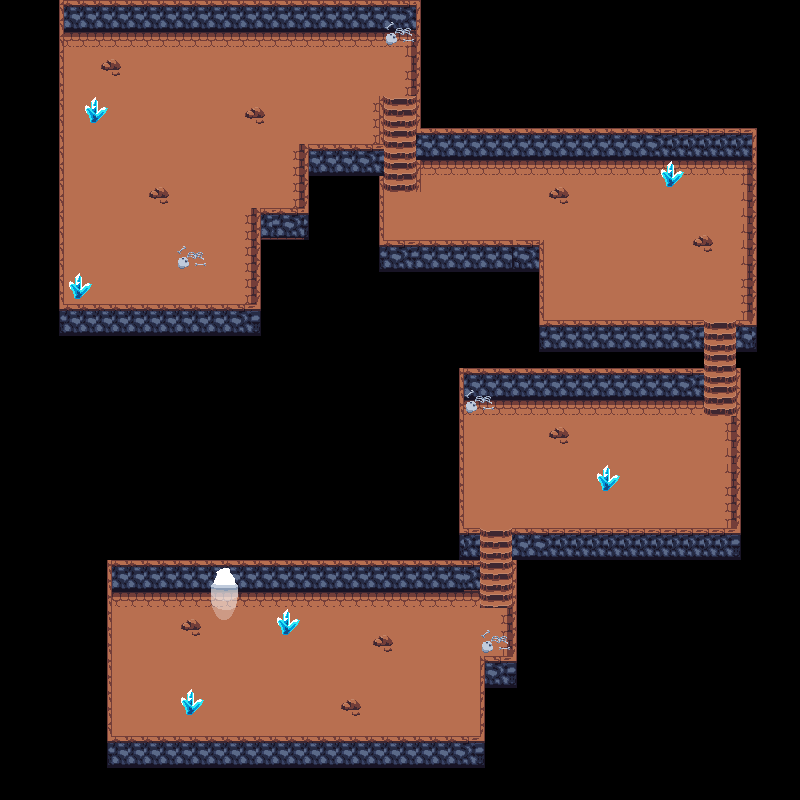

This is a level from a 2D game, rendered from its Tiled map with the project's own tilesets. A one-line summary and the map file follow, with tile-layer data summarised:
An orthogonal 50x50 tile map with 16x16 px tiles, 6 tile layers (background, walls, border, stairs, ...), 2 tilesets and 48 objects (44x collision, exit_dungeon, spawn_dungeon, boss_path1, boss_path2).

<map version="1.8" tiledversion="1.8.4" orientation="orthogonal" renderorder="right-down" width="50" height="50" tilewidth="16" tileheight="16" infinite="0" nextlayerid="9" nextobjectid="56">
 <tileset firstgid="1" source="house.tsx" />
 <tileset firstgid="776" source="dungeon.tsx" />
 <layer id="1" name="background" width="50" height="50" locked="1">
  <data>[2500 cells, 1133 non-empty, 13 distinct tile ids]</data>
 </layer>
 <layer id="3" name="walls" width="50" height="50" locked="1">
  <data>[2500 cells, 542 non-empty, 39 distinct tile ids]</data>
 </layer>
 <layer id="4" name="border" width="50" height="50" locked="1">
  <data>[2500 cells, 53 non-empty, 17 distinct tile ids]</data>
 </layer>
 <layer id="2" name="stairs" width="50" height="50" locked="1">
  <data>[2500 cells, 67 non-empty, 6 distinct tile ids]</data>
 </layer>
 <layer id="5" name="elements" width="50" height="50" locked="1">
  <data>[2500 cells, 117 non-empty, 19 distinct tile ids]</data>
 </layer>
 <layer id="7" name="exit" width="50" height="50" locked="1">
  <data>[2500 cells, 8 non-empty, 8 distinct tile ids]</data>
 </layer>
 <objectgroup id="6" name="objects" locked="1">
  <object id="1" type="collision" x="57.3333" y="-2.66667" width="377.333" height="32" />
  <object id="2" type="collision" x="56" y="305.333" width="204" height="29.3333" />
  <object id="3" type="collision" x="417.333" y="114.667" width="334.667" height="42.6667" />
  <object id="4" type="collision" x="380" y="237.333" width="164" height="34.6667" />
  <object id="5" type="collision" x="540" y="322" width="163.333" height="29.3333" />
  <object id="6" type="collision" x="736" y="320" width="20.6667" height="32" />
  <object id="7" type="collision" x="460" y="370.667" width="244" height="29.3333" />
  <object id="8" type="collision" x="511.333" y="528.667" width="230" height="30.6667" />
  <object id="9" type="collision" x="106.667" y="737.333" width="377.333" height="32" />
  <object id="10" type="collision" x="107.333" y="560.667" width="372" height="30.6667" />
  <object id="11" type="collision" x="459.333" y="528" width="19.3333" height="32" />
  <object id="12" type="collision" x="106" y="562" width="5.33333" height="179.333" />
  <object id="13" type="collision" x="481.333" y="656.667" width="34.6667" height="31.3333" />
  <object id="14" type="collision" x="478.667" y="655.333" width="7.33333" height="84" />
  <object id="16" type="collision" x="512" y="530.667" width="5.33333" height="135.333" />
  <object id="17" type="collision" x="736" y="320.667" width="8.66667" height="234" />
  <object id="18" type="collision" x="694.667" y="322.667" width="8.66667" height="77.3333" />
  <object id="19" type="collision" x="752" y="123.333" width="15.3333" height="206" />
  <object id="20" type="collision" x="536" y="240.667" width="8" height="100" />
  <object id="21" type="collision" x="367.333" y="144.667" width="14.6667" height="103.333" />
  <object id="22" type="collision" x="417.333" y="0" width="16" height="131.333" />
  <object id="23" type="collision" x="302" y="144" width="80.6667" height="32.6667" />
  <object id="24" type="collision" x="256.667" y="209.333" width="52" height="30.6667" />
  <object id="25" type="collision" x="303.333" y="145.333" width="13.3333" height="70" />
  <object id="26" type="collision" x="256" y="210" width="6" height="108.667" />
  <object id="27" type="collision" x="58.6667" y="0.666667" width="5.33333" height="311.333" />
  <object id="28" type="collision" x="377.333" y="96" width="5.66667" height="48" />
  <object id="29" type="collision" x="458.667" y="368" width="4.66667" height="168" />
  <object id="32" name="exit_dungeon" x="204.5" y="567" width="35.5" height="40.5" />
  <object id="33" type="collision" x="181" y="697" width="17.5" height="19.5" />
  <object id="34" type="collision" x="180" y="617.5" width="21.5" height="19.5" />
  <object id="35" type="collision" x="340.25" y="696.75" width="21.5" height="19.5" />
  <object id="36" type="collision" x="372.25" y="632.75" width="21.5" height="19.5" />
  <object id="37" type="collision" x="548.25" y="423.25" width="21.5" height="19.5" />
  <object id="38" type="collision" x="694.25" y="232.25" width="21.5" height="19.5" />
  <object id="39" type="collision" x="548.25" y="184.25" width="21.5" height="19.5" />
  <object id="40" type="collision" x="244.75" y="105.25" width="21.5" height="19.5" />
  <object id="41" type="collision" x="100.75" y="56.25" width="21.5" height="19.5" />
  <object id="42" type="collision" x="147.75" y="185.25" width="21.5" height="19.5" />
  <object id="43" type="collision" x="278.25" y="615.75" width="17.5" height="19.5" />
  <object id="44" type="collision" x="597.25" y="472.25" width="17.5" height="19.5" />
  <object id="45" type="collision" x="661.25" y="168.25" width="17.5" height="19.5" />
  <object id="47" type="collision" x="69.75" y="280.25" width="17.5" height="19.5" />
  <object id="48" type="collision" x="84.75" y="104.25" width="17.5" height="19.5" />
  <object id="49" name="spawn_dungeon" x="222.667" y="669.333">
   <point />
  </object>
  <object id="50" type="collision" x="417" y="147" width="4.5" height="46" />
 </objectgroup>
 <objectgroup id="8" name="NPCPaths">
  <object id="51" name="boss_path1" x="111.5" y="95.5" width="16" height="16.5" />
  <object id="55" name="boss_path2" x="207.5" y="95.25" width="16" height="16.5" />
 </objectgroup>
</map>
